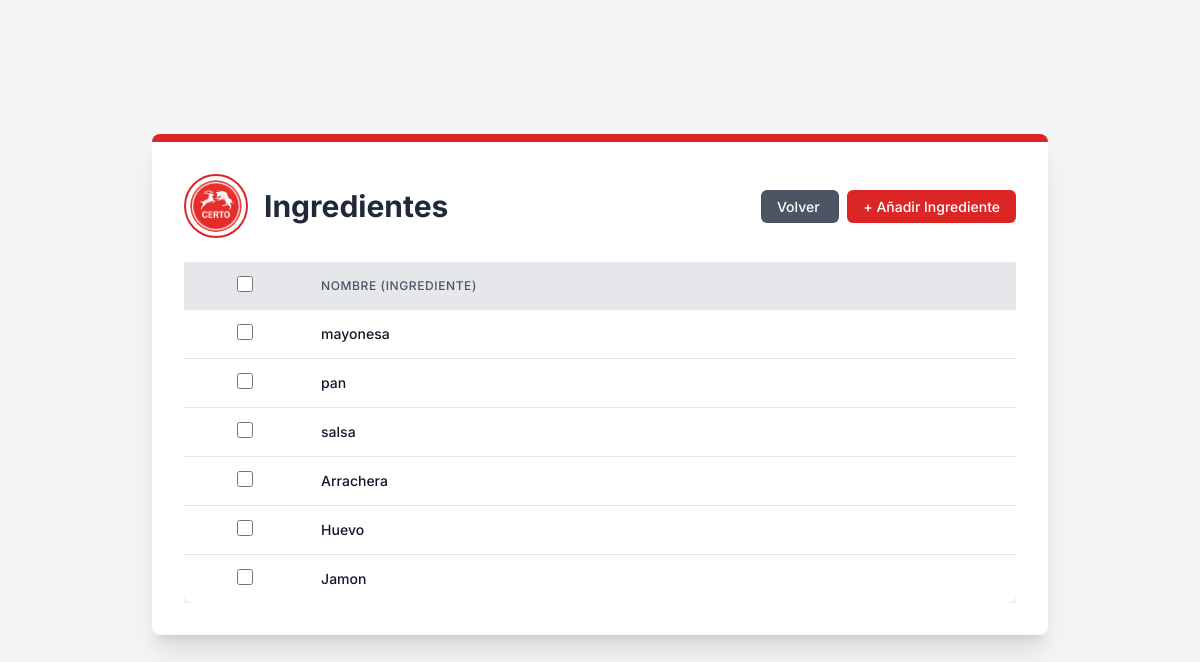
/comedor/ingredients/ (signed in), run on the app's committed database.
### comedor/models.py (models this page shows, shortened)
class Ingredientes(models.Model):
    nombre = models.CharField(max_length=100)

### comedor/views.py (the view)
# urls.py: path("ingredients/", views.ingredients, name="ingredients"),
def ingredients(request):
    if request.user.is_authenticated:
        ingredients = Ingredientes.objects.all()
        return render(request, 'Ingredients/ingredients_list_view.html', {'ingredientes': ingredients})
    else:
        return redirect('core:signInUp')

### comedor/templates/Ingredients/ingredients_list_view.html (shortened to what this page needs)
{% extends "main.html" %} {% load static %}{% block content %}
<div
  class="bg-white p-8 rounded-lg shadow-xl max-w-4xl w-full border-t-8 border-primary-red mb-8"
>
  <div class="flex flex-col md:flex-row items-center justify-between mb-6">
    <div class="flex items-center mb-4 md:mb-0">
      <img
        src="{% static 'img/logos/logo.png' %}"
        alt="Logo de la Cafetería Certo"
        class="w-16 h-16 rounded-full border-2 border-primary-red p-1 object-cover mr-4"
      />
      <h1 class="text-3xl font-bold text-gray-800">Ingredientes</h1>
    </div>
    <div class="text-right">
      <a
        href="/core/dashboard"
        class="px-4 py-2 text-sm font-medium text-white bg-gray-600 rounded-md hover:bg-gray-700 transition duration-300 ease-in-out mr-2"
      >
        Volver
      </a>
      <a
        href="{% url 'comedor:createIngredient' %}"
        class="px-4 py-2 text-sm font-medium text-white bg-primary-red rounded-md hover:bg-red-700 transition duration-300 ease-in-out"
      >
        + Añadir Ingrediente
      </a>
    </div>
  </div>
  <div class="overflow-x-auto">
    <form
      id="deleteForm"
      method="post"
      action="{% url 'core:bulk_delete' 'ingredientes' 'core:ingredients' %}"
    >
      <table class="min-w-full bg-white rounded-lg shadow-custom">
        <thead class="bg-gray-200">
          <tr>
            <th class="py-3 px-2 text-center">
              <input
                type="checkbox"
                id="selectAll"
                class="form-checkbox h-4 w-4 text-primary-red"
              />
            </th>
            <th
              class="py-3 px-4 text-left text-xs font-medium text-gray-600 uppercase tracking-wider"
            >
              Nombre (Ingrediente)
            </th>
          </tr>
        </thead>
        <tbody class="divide-y divide-gray-200">
          {% for ingrediente in ingredientes %}
          <tr class="hover:bg-gray-50">
            <td class="py-3 px-2 text-center">
              <input
                type="checkbox"
                name="selected_ids"
                value="{{ ingrediente.id }}"
                class="rowCheckbox form-checkbox h-4 w-4 text-primary-red"
              />
            </td>
            <td
              class="py-3 px-4 whitespace-nowrap text-sm font-medium text-gray-900"
            >
              {{ ingrediente.nombre }}
            </td>
          </tr>
          {% endfor %}
        </tbody>
      </table>
    </form>
  </div>
</div>
{% endblock %}

### static/css/main.css (style rules this page uses)
body { font-family: "Inter", sans-serif; background-color: #f3f4f6; }
.bg-primary-red { background-color: #dc2626; }
.text-primary-red { color: #dc2626; }
.border-primary-red { border-color: #dc2626; }
.shadow-custom { box-shadow: 0 4px 6px -1px rgba(0, 0, 0, 0.1), 0 2px 4px -1px rgba(0, 0, 0, 0.06); }

### data on the page
Ingredientes: nombre "mayonesa"
Ingredientes: nombre "pan"
Ingredientes: nombre "salsa"
Ingredientes: nombre "Arrachera"
Ingredientes: nombre "Huevo"
Ingredientes: nombre "Jamon"
